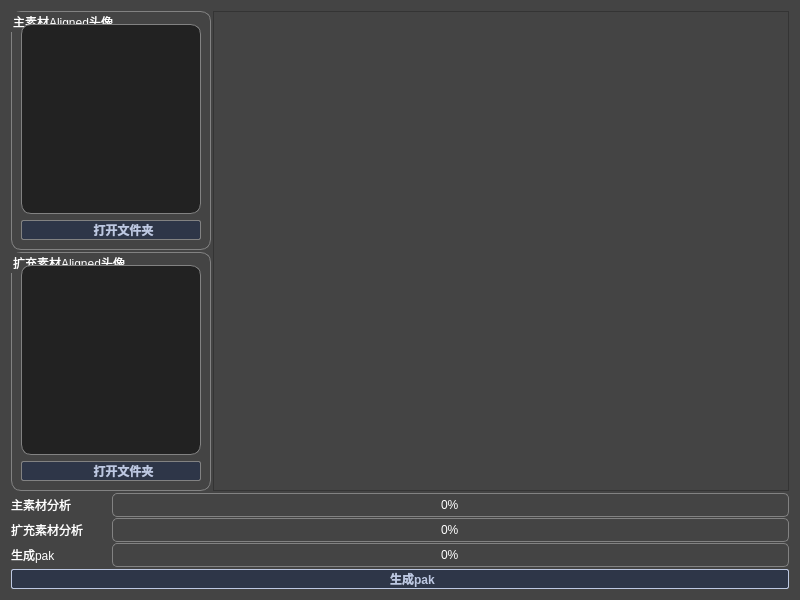
<?xml version="1.0" encoding="UTF-8"?>
<ui version="4.0">
 <class>Dialog</class>
 <widget class="QDialog" name="Dialog">
  <property name="geometry">
   <rect>
    <x>0</x>
    <y>0</y>
    <width>800</width>
    <height>600</height>
   </rect>
  </property>
  <property name="minimumSize">
   <size>
    <width>800</width>
    <height>600</height>
   </size>
  </property>
  <property name="maximumSize">
   <size>
    <width>800</width>
    <height>600</height>
   </size>
  </property>
  <property name="windowTitle">
   <string>项目选择</string>
  </property>
  <property name="styleSheet">
   <string notr="true">background-color:#444444</string>
  </property>
  <layout class="QVBoxLayout" name="verticalLayout_5">
   <property name="spacing">
    <number>2</number>
   </property>
   <item>
    <layout class="QHBoxLayout" name="horizontalLayout" stretch="0,1">
     <property name="spacing">
      <number>2</number>
     </property>
     <item>
      <layout class="QVBoxLayout" name="verticalLayout_4">
       <property name="spacing">
        <number>2</number>
       </property>
       <item>
        <widget class="QGroupBox" name="groupBox_main">
         <property name="sizePolicy">
          <sizepolicy hsizetype="Fixed" vsizetype="Preferred">
           <horstretch>0</horstretch>
           <verstretch>0</verstretch>
          </sizepolicy>
         </property>
         <property name="maximumSize">
          <size>
           <width>200</width>
           <height>16777215</height>
          </size>
         </property>
         <property name="styleSheet">
          <string notr="true">border:1px solid rgb(130, 130, 130);
border-top-left-radius:10px;
border-bottom-left-radius:10px;
border-top-right-radius:10px;
border-bottom-right-radius:10px;
font-size:12px;
font-weight:300;
color:rgb(255, 255, 255)</string>
         </property>
         <property name="title">
          <string>主素材Aligned头像</string>
         </property>
         <layout class="QVBoxLayout" name="verticalLayout">
          <property name="topMargin">
           <number>12</number>
          </property>
          <item>
           <widget class="QGraphicsView" name="graphicsView_main">
            <property name="styleSheet">
             <string notr="true">background-color:#222222</string>
            </property>
           </widget>
          </item>
          <item>
           <widget class="QPushButton" name="pushButton_openMain">
            <property name="layoutDirection">
             <enum>Qt::LeftToRight</enum>
            </property>
            <property name="autoFillBackground">
             <bool>false</bool>
            </property>
            <property name="styleSheet">
             <string notr="true">QPushButton {
    font-family: &quot;Microsoft YaHei&quot;;
    color: #BDC8E2;
    font-weight: bold;

    text-align: center;
    padding-left: 25px;
    padding-top: 0px;
    border-style: solid;
    border-width: 1px;
    border-radius: 2px;
    background-color: #2E3648;
}

QPushButton:hover{
	color: red;
	border-color: green;
    background-color: aqua;
}
QPushButton:pressed{
	color: green;
	border-color: blueviolet;
    background-color: black;
}
QPushButton:disabled{
	color: blue;
	border-color: brown;
    background-color: aqua;
}</string>
            </property>
            <property name="text">
             <string>打开文件夹</string>
            </property>
            <property name="flat">
             <bool>false</bool>
            </property>
           </widget>
          </item>
         </layout>
        </widget>
       </item>
       <item>
        <widget class="QGroupBox" name="groupBox_Second">
         <property name="sizePolicy">
          <sizepolicy hsizetype="Fixed" vsizetype="Preferred">
           <horstretch>0</horstretch>
           <verstretch>0</verstretch>
          </sizepolicy>
         </property>
         <property name="maximumSize">
          <size>
           <width>200</width>
           <height>16777215</height>
          </size>
         </property>
         <property name="styleSheet">
          <string notr="true">border:1px solid rgb(130, 130, 130);
border-top-left-radius:10px;
border-bottom-left-radius:10px;
border-top-right-radius:10px;
border-bottom-right-radius:10px;
font-size:12px;
font-weight:300;
color:rgb(255, 255, 255)</string>
         </property>
         <property name="title">
          <string>扩充素材Aligned头像</string>
         </property>
         <layout class="QVBoxLayout" name="verticalLayout_2">
          <property name="topMargin">
           <number>12</number>
          </property>
          <item>
           <widget class="QGraphicsView" name="graphicsView_Second">
            <property name="styleSheet">
             <string notr="true">background-color:#222222</string>
            </property>
           </widget>
          </item>
          <item>
           <widget class="QPushButton" name="pushButton_openSecond">
            <property name="layoutDirection">
             <enum>Qt::LeftToRight</enum>
            </property>
            <property name="styleSheet">
             <string notr="true">QPushButton {
    font-family: &quot;Microsoft YaHei&quot;;
    color: #BDC8E2;
    font-weight: bold;

    text-align: center;
    padding-left: 25px;
    padding-top: 0px;
    border-style: solid;
    border-width: 1px;
    border-radius: 2px;
    background-color: #2E3648;
}

QPushButton:hover{
	color: red;
	border-color: green;
    background-color: aqua;
}
QPushButton:pressed{
	color: green;
	border-color: blueviolet;
    background-color: black;
}
QPushButton:disabled{
	color: blue;
	border-color: brown;
    background-color: aqua;
}</string>
            </property>
            <property name="text">
             <string>打开文件夹</string>
            </property>
           </widget>
          </item>
         </layout>
        </widget>
       </item>
      </layout>
     </item>
     <item>
      <widget class="QFrame" name="frame">
       <property name="frameShape">
        <enum>QFrame::StyledPanel</enum>
       </property>
       <property name="frameShadow">
        <enum>QFrame::Raised</enum>
       </property>
      </widget>
     </item>
    </layout>
   </item>
   <item>
    <layout class="QVBoxLayout" name="verticalLayout_3">
     <property name="spacing">
      <number>1</number>
     </property>
     <item>
      <layout class="QHBoxLayout" name="horizontalLayout_2">
       <item>
        <widget class="QLabel" name="label">
         <property name="sizePolicy">
          <sizepolicy hsizetype="Fixed" vsizetype="Preferred">
           <horstretch>0</horstretch>
           <verstretch>0</verstretch>
          </sizepolicy>
         </property>
         <property name="minimumSize">
          <size>
           <width>100</width>
           <height>0</height>
          </size>
         </property>
         <property name="styleSheet">
          <string notr="true">color:rgb(255, 255, 255)</string>
         </property>
         <property name="text">
          <string>主素材分析</string>
         </property>
        </widget>
       </item>
       <item>
        <widget class="QProgressBar" name="progressBar_analyzeMain">
         <property name="styleSheet">
          <string notr="true">QProgressBar {
    /* 外边框 */
    border:1px solid rgb(130, 130, 130);  
    /* 倒角 */
    border-radius:5px; 
    /* 字体对齐方式 */
    text-align:center;
color:rgb(255, 255, 255);
}
 
/* 进度条 */
QProgressBar::chunk {
    /* 颜色 */
    background-color:#05B8CC;
    /* 步进距离 */
    width:5px; 
    /* 进度条中间空白区域宽度 */
    margin:1px;
}</string>
         </property>
         <property name="value">
          <number>0</number>
         </property>
        </widget>
       </item>
      </layout>
     </item>
     <item>
      <layout class="QHBoxLayout" name="horizontalLayout_3">
       <item>
        <widget class="QLabel" name="label_2">
         <property name="sizePolicy">
          <sizepolicy hsizetype="Fixed" vsizetype="Preferred">
           <horstretch>0</horstretch>
           <verstretch>0</verstretch>
          </sizepolicy>
         </property>
         <property name="minimumSize">
          <size>
           <width>100</width>
           <height>0</height>
          </size>
         </property>
         <property name="styleSheet">
          <string notr="true">color:rgb(255, 255, 255)</string>
         </property>
         <property name="text">
          <string>扩充素材分析</string>
         </property>
        </widget>
       </item>
       <item>
        <widget class="QProgressBar" name="progressBar_analyzeSecond">
         <property name="styleSheet">
          <string notr="true">QProgressBar {
    /* 外边框 */
    border:1px solid rgb(130, 130, 130);  
    /* 倒角 */
    border-radius:5px; 
    /* 字体对齐方式 */
    text-align:center;
color:rgb(255, 255, 255);
}
 
/* 进度条 */
QProgressBar::chunk {
    /* 颜色 */
    background-color:#05B8CC;
    /* 步进距离 */
    width:5px; 
    /* 进度条中间空白区域宽度 */
    margin:1px;
}</string>
         </property>
         <property name="value">
          <number>0</number>
         </property>
        </widget>
       </item>
      </layout>
     </item>
     <item>
      <layout class="QHBoxLayout" name="horizontalLayout_4">
       <item>
        <widget class="QLabel" name="label_3">
         <property name="sizePolicy">
          <sizepolicy hsizetype="Fixed" vsizetype="Preferred">
           <horstretch>0</horstretch>
           <verstretch>0</verstretch>
          </sizepolicy>
         </property>
         <property name="minimumSize">
          <size>
           <width>100</width>
           <height>0</height>
          </size>
         </property>
         <property name="styleSheet">
          <string notr="true">color:rgb(255, 255, 255)</string>
         </property>
         <property name="text">
          <string>生成pak</string>
         </property>
        </widget>
       </item>
       <item>
        <widget class="QProgressBar" name="progressBar_repak">
         <property name="styleSheet">
          <string notr="true">QProgressBar {
    /* 外边框 */
    border:1px solid rgb(130, 130, 130);  
    /* 倒角 */
    border-radius:5px; 
    /* 字体对齐方式 */
    text-align:center;
color:rgb(255, 255, 255);
}
 
/* 进度条 */
QProgressBar::chunk {
    /* 颜色 */
    background-color:#05B8CC;
    /* 步进距离 */
    width:5px; 
    /* 进度条中间空白区域宽度 */
    margin:1px;
}</string>
         </property>
         <property name="value">
          <number>0</number>
         </property>
        </widget>
       </item>
      </layout>
     </item>
    </layout>
   </item>
   <item>
    <widget class="QPushButton" name="pushButton_createPak">
     <property name="layoutDirection">
      <enum>Qt::LeftToRight</enum>
     </property>
     <property name="styleSheet">
      <string notr="true">QPushButton {
    font-family: &quot;Microsoft YaHei&quot;;
    color: #BDC8E2;
    font-weight: bold;

    text-align: center;
    padding-left: 25px;
    padding-top: 0px;
    border-style: solid;
    border-width: 1px;
    border-radius: 2px;
    background-color: #2E3648;
}

QPushButton:hover{
	color: red;
	border-color: green;
    background-color: aqua;
}
QPushButton:pressed{
	color: green;
	border-color: blueviolet;
    background-color: black;
}
QPushButton:disabled{
	color: blue;
	border-color: brown;
    background-color: aqua;
}</string>
     </property>
     <property name="text">
      <string>生成pak</string>
     </property>
    </widget>
   </item>
  </layout>
 </widget>
 <resources/>
 <connections/>
</ui>
